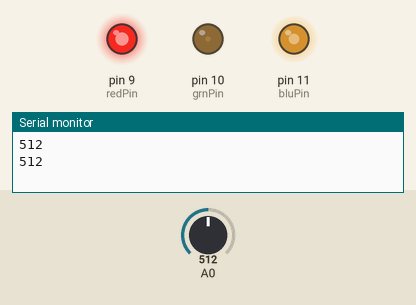
Simulated run of this sketch. Board: Arduino Uno, built with avr-gcc and run on an emulated ATmega328P. On the bench: output pins drawn as LEDs (lit = HIGH), the last lines printed to the serial monitor. Inputs (shaded band) come from the test bench; at power-on: A0 = 512. Random numbers use the default seed unless the sketch sets one.

Above: at 1.2 s.
1.3 s: A0 set to 687
At 4.7 s:
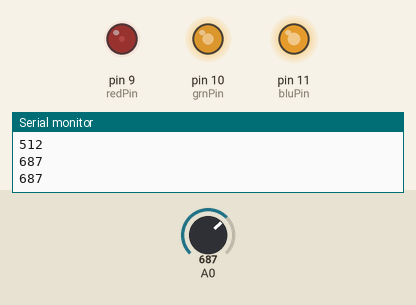
5.5 s: A0 set to 708
At 13.4 s:
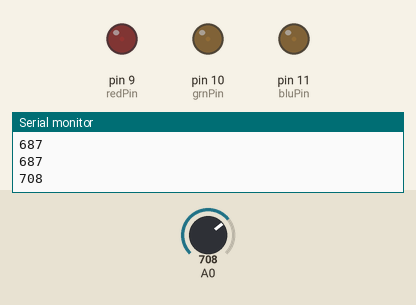
Timing chart, 0 to 14.9 s (numbered marks = the images above; inputs shaded):
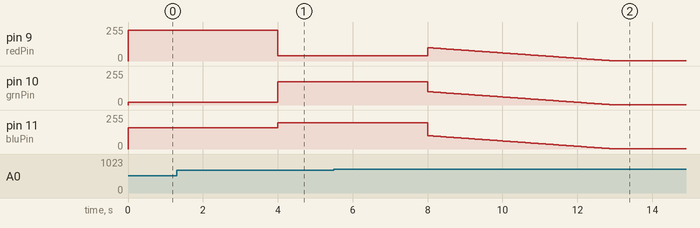

Measured:
- the behaviour switches between 699 and 700 on A0 (found by bisection; images 1 and 2)

The sketch:

holomina.ino
```cpp
//Colour for RGB
      int redPin = 9;   // Red LED,   connected to digital pin 9
      int grnPin = 10;  // Green LED, connected to digital pin 10
      int bluPin = 11;  // Blue LED,  connected to digital pin 11

//Knock Sensor
      int knock = 0;

//Internet Connectivity


  // Set up the LED outputs
    void setup(){
      //Blynk.begin(auth);
      pinMode(redPin, OUTPUT);   // sets the pins as output
      pinMode(grnPin, OUTPUT);
      pinMode(bluPin, OUTPUT);
      Serial.begin(9600);  // ...set up the serial ouput

    }

  // Main program: list the order of crossfades
    void loop(){
    knock = analogRead(0);
    Serial.println(knock);
      if(knock>=700){
         change();
        }//end of knock part

       else{
          analogWrite(redPin, random(0, 255));
          analogWrite(grnPin, random(0, 255));
          analogWrite(bluPin, random(0, 255));
          knock = analogRead(0);
          Serial.println(knock);
            if(knock>=700){
               change();
              }
           delay(4000);
  }//end of else

    }//end of method


//Other methods being called

int change(){
                  int count;
                  for(count=100; count>0;count--) {
                     analogWrite(redPin, count);
                     analogWrite(grnPin, count);
                     analogWrite(bluPin, count);
                     delay(50);
                     if(count==1){
                      delay(15000);
                      break;
                      }
                  }


  }
```
